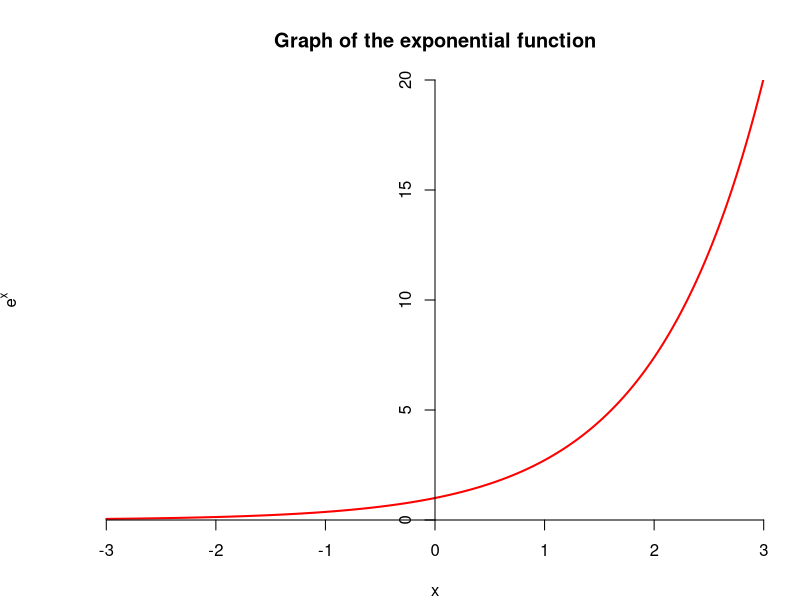
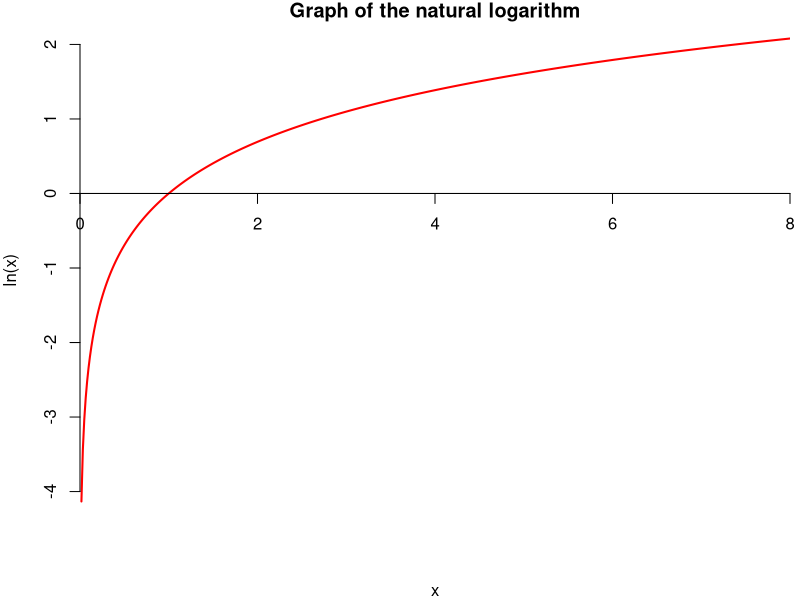

The R source for these figures, in order:
## ---- chunk 1
#| label: exp
#| code-fold: true
#| fig-align: center
#| fig-asp: 0.75
par(mar = c(4, 4, 4, 0.5))
curve(exp(x), 
      from = -3, 
      to = 3, 
      n = 500, 
      col = "red", 
      lwd = 2,
      yaxt = "n", 
      yaxs = "i",
      bty = "n",
      ylab = expression(e^x),
      main = "Graph of the exponential function",
      ylim = c(0, 20))
axis(2, pos = 0)
## ---- chunk 2
#| label: log
#| code-fold: true
#| fig-align: center
#| fig-asp: 0.5
par(mar = c(4, 4, 1, 0.5))
curve(log(x), 
      from = 0, 
      to = 8, 
      n = 500, 
      col = "red", 
      lwd = 2,
      xaxt = "n", 
      xaxs = "i",
      bty = "n",
      ylab = "ln(x)",
      main = "Graph of the natural logarithm")
axis(1, pos = 0)
